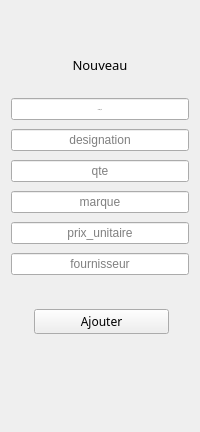
        <widget class="QWidget" name="stkdW_2p1_2">
         <layout class="QVBoxLayout" name="verticalLayout_13" stretch="3,0,1,0,0,0,0,0,0,1,0,0">
          <property name="spacing">
           <number>9</number>
          </property>
          <property name="topMargin">
           <number>11</number>
          </property>
          <property name="rightMargin">
           <number>11</number>
          </property>
          <item>
           <spacer name="verticalSpacer_20">
            <property name="orientation">
             <enum>Qt::Vertical</enum>
            </property>
            <property name="sizeHint" stdset="0">
             <size>
              <width>20</width>
              <height>47</height>
             </size>
            </property>
           </spacer>
          </item>
          <item>
           <widget class="QLabel" name="label_7">
            <property name="font">
             <font>
              <family>Montserrat SemiBold</family>
              <pointsize>10</pointsize>
              <weight>50</weight>
              <bold>false</bold>
             </font>
            </property>
            <property name="text">
             <string>Nouveau</string>
            </property>
            <property name="alignment">
             <set>Qt::AlignCenter</set>
            </property>
           </widget>
          </item>
          <item>
           <spacer name="verticalSpacer_21">
            <property name="orientation">
             <enum>Qt::Vertical</enum>
            </property>
            <property name="sizeHint" stdset="0">
             <size>
              <width>20</width>
              <height>14</height>
             </size>
            </property>
           </spacer>
          </item>
          <item>
           <widget class="QLineEdit" name="lineEdit_19">
            <property name="font">
             <font>
              <family>Montserrat Medium</family>
              <pointsize>-1</pointsize>
              <weight>75</weight>
              <italic>false</italic>
              <bold>true</bold>
             </font>
            </property>
            <property name="alignment">
             <set>Qt::AlignCenter</set>
            </property>
            <property name="placeholderText">
             <string>code_art</string>
            </property>
           </widget>
          </item>
          <item>
           <widget class="QLineEdit" name="lineEdit_20">
            <property name="alignment">
             <set>Qt::AlignCenter</set>
            </property>
            <property name="placeholderText">
             <string>designation</string>
            </property>
           </widget>
          </item>
          <item>
           <widget class="QLineEdit" name="lineEdit_21">
            <property name="alignment">
             <set>Qt::AlignCenter</set>
            </property>
            <property name="placeholderText">
             <string>qte</string>
            </property>
           </widget>
          </item>
          <item>
           <widget class="QLineEdit" name="lineEdit_22">
            <property name="alignment">
             <set>Qt::AlignCenter</set>
            </property>
            <property name="placeholderText">
             <string>marque</string>
            </property>
           </widget>
          </item>
          <item>
           <widget class="QLineEdit" name="lineEdit_23">
            <property name="alignment">
             <set>Qt::AlignCenter</set>
            </property>
            <property name="placeholderText">
             <string>prix_unitaire</string>
            </property>
           </widget>
          </item>
          <item>
           <widget class="QLineEdit" name="lineEdit_24">
            <property name="alignment">
             <set>Qt::AlignCenter</set>
            </property>
            <property name="placeholderText">
             <string>fournisseur</string>
            </property>
           </widget>
          </item>
          <item>
           <spacer name="verticalSpacer_22">
            <property name="orientation">
             <enum>Qt::Vertical</enum>
            </property>
            <property name="sizeHint" stdset="0">
             <size>
              <width>20</width>
              <height>14</height>
             </size>
            </property>
           </spacer>
          </item>
          <item>
           <widget class="QWidget" name="widget_13" native="true">
            <property name="font">
             <font>
              <pointsize>10</pointsize>
             </font>
            </property>
            <layout class="QVBoxLayout" name="verticalLayout_14">
             <property name="spacing">
              <number>11</number>
             </property>
             <property name="leftMargin">
              <number>23</number>
             </property>
             <property name="topMargin">
              <number>10</number>
             </property>
             <property name="rightMargin">
              <number>20</number>
             </property>
             <property name="bottomMargin">
              <number>10</number>
             </property>
             <item>
              <widget class="QPushButton" name="pushButton_13">
               <property name="font">
                <font>
                 <family>Montserrat Medium</family>
                 <pointsize>9</pointsize>
                 <weight>50</weight>
                 <bold>false</bold>
                </font>
               </property>
               <property name="styleSheet">
                <string notr="true"/>
               </property>
               <property name="text">
                <string>Ajouter</string>
               </property>
               <property name="icon">
                <iconset resource="icon.qrc">
                 <normaloff>:/icons/add (1).png</normaloff>:/icons/add (1).png</iconset>
               </property>
              </widget>
             </item>
            </layout>
           </widget>
          </item>
          <item>
           <spacer name="verticalSpacer_23">
            <property name="orientation">
             <enum>Qt::Vertical</enum>
            </property>
            <property name="sizeHint" stdset="0">
             <size>
              <width>20</width>
              <height>77</height>
             </size>
            </property>
           </spacer>
          </item>
         </layout>
        </widget>
